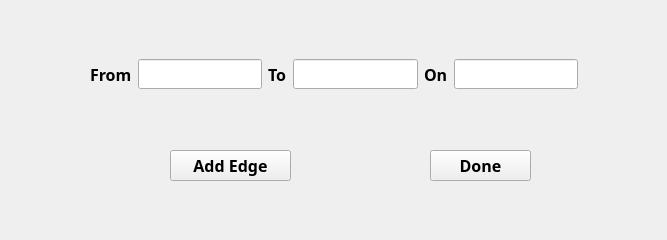
<?xml version="1.0" encoding="UTF-8"?>
<ui version="4.0">
 <class>transition</class>
 <widget class="QWidget" name="transition">
  <property name="geometry">
   <rect>
    <x>0</x>
    <y>0</y>
    <width>667</width>
    <height>240</height>
   </rect>
  </property>
  <property name="windowTitle">
   <string>Transition Table</string>
  </property>
  <property name="windowIcon">
   <iconset resource="resources.qrc">
    <normaloff>:/icons8-bot-48.png</normaloff>:/icons8-bot-48.png</iconset>
  </property>
  <widget class="QPushButton" name="done">
   <property name="geometry">
    <rect>
     <x>430</x>
     <y>150</y>
     <width>101</width>
     <height>31</height>
    </rect>
   </property>
   <property name="font">
    <font>
     <family>Bahnschrift SemiBold</family>
     <pointsize>12</pointsize>
     <bold>true</bold>
    </font>
   </property>
   <property name="text">
    <string>Done</string>
   </property>
  </widget>
  <widget class="QWidget" name="horizontalLayoutWidget">
   <property name="geometry">
    <rect>
     <x>90</x>
     <y>30</y>
     <width>501</width>
     <height>89</height>
    </rect>
   </property>
   <layout class="QHBoxLayout" name="hbox">
    <item>
     <widget class="QLabel" name="label">
      <property name="font">
       <font>
        <family>Bahnschrift SemiBold</family>
        <pointsize>12</pointsize>
        <bold>true</bold>
       </font>
      </property>
      <property name="text">
       <string>From</string>
      </property>
     </widget>
    </item>
    <item>
     <widget class="QLineEdit" name="from">
      <property name="font">
       <font>
        <family>Bahnschrift SemiBold</family>
        <pointsize>11</pointsize>
        <bold>true</bold>
       </font>
      </property>
     </widget>
    </item>
    <item>
     <widget class="QLabel" name="label_2">
      <property name="font">
       <font>
        <family>Bahnschrift SemiBold</family>
        <pointsize>12</pointsize>
        <bold>true</bold>
       </font>
      </property>
      <property name="text">
       <string>To</string>
      </property>
     </widget>
    </item>
    <item>
     <widget class="QLineEdit" name="to">
      <property name="font">
       <font>
        <family>Bahnschrift SemiBold</family>
        <pointsize>11</pointsize>
        <bold>true</bold>
       </font>
      </property>
     </widget>
    </item>
    <item>
     <widget class="QLabel" name="label_4">
      <property name="font">
       <font>
        <family>Bahnschrift SemiBold</family>
        <pointsize>12</pointsize>
        <bold>true</bold>
       </font>
      </property>
      <property name="text">
       <string>On</string>
      </property>
     </widget>
    </item>
    <item>
     <widget class="QLineEdit" name="on">
      <property name="font">
       <font>
        <family>Bahnschrift SemiBold</family>
        <pointsize>11</pointsize>
        <bold>true</bold>
       </font>
      </property>
     </widget>
    </item>
    <item>
     <widget class="QLabel" name="label_3">
      <property name="text">
       <string/>
      </property>
     </widget>
    </item>
   </layout>
  </widget>
  <widget class="QPushButton" name="addEdge">
   <property name="geometry">
    <rect>
     <x>170</x>
     <y>150</y>
     <width>121</width>
     <height>31</height>
    </rect>
   </property>
   <property name="font">
    <font>
     <family>Bahnschrift SemiBold</family>
     <pointsize>12</pointsize>
     <bold>true</bold>
    </font>
   </property>
   <property name="text">
    <string>Add Edge</string>
   </property>
  </widget>
 </widget>
 <resources>
  <include location="resources.qrc"/>
 </resources>
 <connections/>
</ui>
